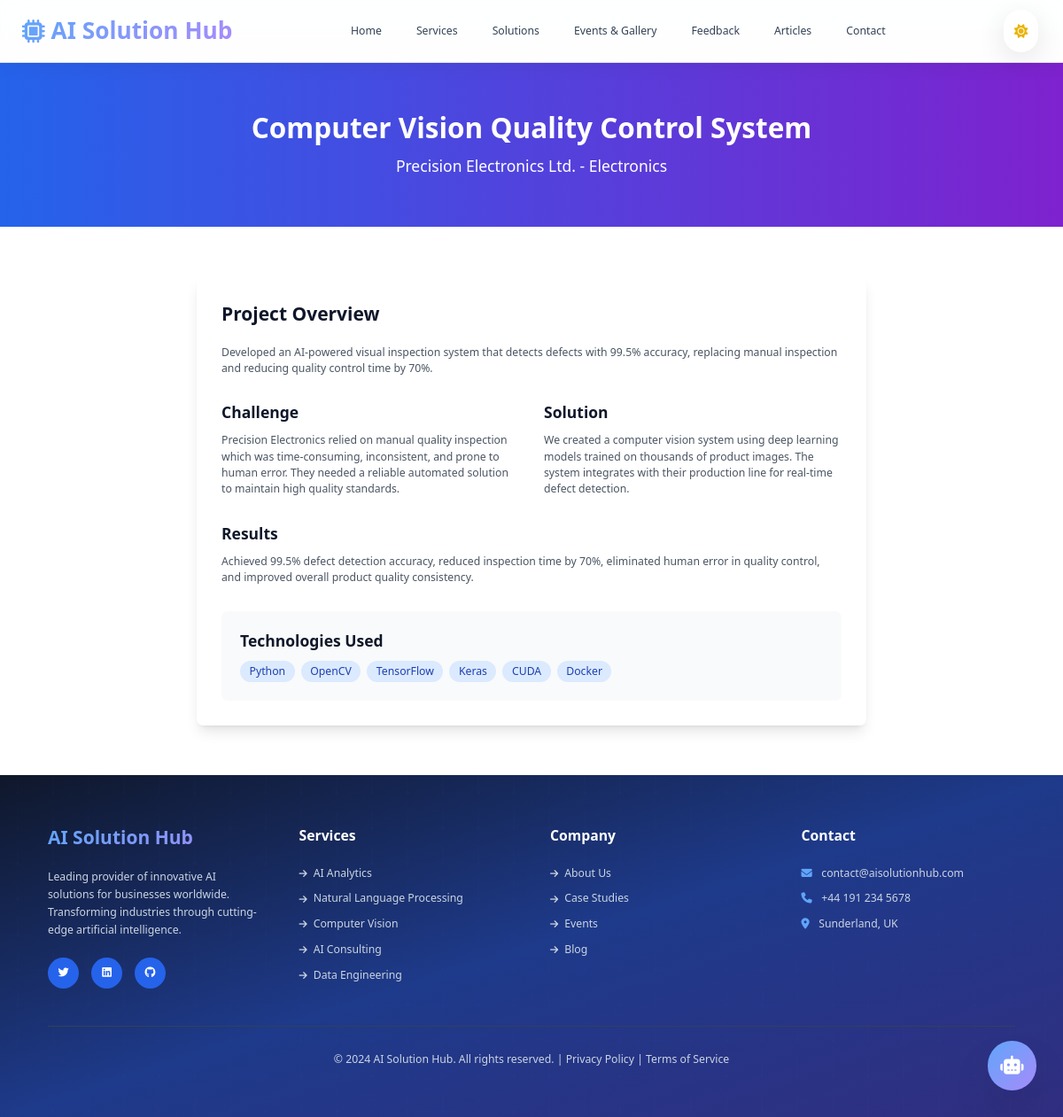
/past-solutions/25d80308-028f-4948-8530-66506110e6a5/, run on the app's committed database.
### Ai_SolutionApp/models.py (models this page shows, shortened)
class PastSolution(models.Model):
    id = models.UUIDField(primary_key=True, default=uuid.uuid4, editable=False)
    title = models.CharField(max_length=200)
    client_name = models.CharField(max_length=100)
    industry = models.CharField(max_length=100)
    description = models.TextField()
    challenge = models.TextField()
    solution = models.TextField()
    results = models.TextField()
    image = OptimizedImageField(upload_to='solutions/', blank=True, null=True)
    image_url = models.URLField(blank=True, null=True, help_text="External image URL as alternative to uploaded image")
    technologies_used = models.JSONField(default=list)
    completion_date = models.DateField()
    is_featured = models.BooleanField(default=False)
    created_at = models.DateTimeField(auto_now_add=True)
    class Meta:
        ordering = ['-completion_date']
        verbose_name = 'Past Solution'
        verbose_name_plural = 'Past Solutions'

### Ai_SolutionApp/views.py (the view)
# urls.py: path('past-solutions/<uuid:solution_id>/', views.solution_detail, name='solution_detail'),
def solution_detail(request, solution_id):
    solution = get_object_or_404(PastSolution, id=solution_id)
    related_solutions = PastSolution.objects.filter(
        industry=solution.industry
    ).exclude(id=solution.id)[:3]
    context = {
        'solution': solution,
        'related_solutions': related_solutions,
        'site_settings': SiteSettings.get_settings(),
    }
    return render(request, 'ai_solution_app/solution_detail.html', context)

### Ai_SolutionApp/models.py (called while the page is built)
    @classmethod
    def get_settings(cls):
        obj, created = cls.objects.get_or_create(pk=cls.objects.first().pk if cls.objects.exists() else None)
        return obj

### Ai_SolutionApp/templates/ai_solution_app/solution_detail.html (shortened to what this page needs)
{% extends 'ai_solution_app/base.html' %}
{% block content %}
<section class="bg-gradient-to-r from-blue-600 to-purple-700 text-white py-16">
    <div class="max-w-7xl mx-auto px-4 text-center">
        <h1 class="text-4xl font-bold mb-4">{{ solution.title }}</h1>
        <p class="text-xl">{{ solution.client_name }} - {{ solution.industry }}</p>
    </div>
</section>
<section class="py-16 bg-white">
    <div class="max-w-4xl mx-auto px-4">
        <div class="bg-white rounded-lg shadow-lg p-8">
            <h2 class="text-2xl font-bold mb-6">Project Overview</h2>
            <p class="text-gray-600 mb-8">{{ solution.description }}</p>
            <div class="grid grid-cols-1 md:grid-cols-2 gap-8 mb-8">
                <div>
                    <h3 class="text-xl font-semibold mb-3">Challenge</h3>
                    <p class="text-gray-600">{{ solution.challenge }}</p>
                </div>
                <div>
                    <h3 class="text-xl font-semibold mb-3">Solution</h3>
                    <p class="text-gray-600">{{ solution.solution }}</p>
                </div>
            </div>
            <div class="mb-8">
                <h3 class="text-xl font-semibold mb-3">Results</h3>
                <p class="text-gray-600">{{ solution.results }}</p>
            </div>
            <div class="bg-gray-50 p-6 rounded-lg">
                <h3 class="text-xl font-semibold mb-3">Technologies Used</h3>
                <div class="flex flex-wrap gap-2">
                    {% for tech in solution.technologies_used %}
                    <span class="bg-blue-100 text-blue-800 px-3 py-1 rounded-full text-sm">{{ tech }}</span>
                    {% endfor %}
                </div>
            </div>
        </div>
    </div>
</section>
{% endblock %}

### Ai_SolutionApp/templates/ai_solution_app/base.html (style rules this page uses)
.theme-transition { transition: all 0.4s cubic-bezier(0.4, 0, 0.2, 1); }
:root { --primary: #2563eb; --secondary: #7c3aed; --accent: #0891b2; --bg: #f8fafc; --card: #ffffff; --text: #0f172a; --text-secondary: #334155; --border: #e2e8f0; --hover: #e2e8f0; --success: #10b981; --warning: #f59e0b; --info: #06b6d4; --gradient: linear-gradient(135deg, #60a5fa 0%, #a78bfa 100%); --hero-bg: linear-gradient(135deg, #e2e8f0 0%, #f1f5f9 50%, #ffffff 100%); }
html { font-size: 14px; -webkit-text-size-adjust: 100%; text-size-adjust: 100%; }
body { font-size: 0.875rem; line-height: 1.5; background: var(--bg); color: var(--text); }
h1 { font-size: 2.5rem; }
h2 { font-size: 2rem; }
h3 { font-size: 1.5rem; }
.text-sm { font-size: 0.875rem; }
.text-xl { font-size: 1.25rem; }
.text-2xl { font-size: 1.5rem; }
.text-4xl { font-size: 2.25rem; }
html { scroll-behavior: smooth; }
@media screen and (prefers-reduced-motion: no-preference) { html { scroll-behavior: smooth; } }

### data on the page
PastSolution: title "Computer Vision Quality Control System", client_name "Precision Electronics Ltd.", industry "Electronics", description "Developed an AI-powered visual inspection system that detects defects with 99.5% accuracy, replacing manual inspection and reducing quality control time by 70%.", challenge "Precision Electronics relied on manual quality inspection which was time-consuming, inconsistent, and prone to human error. They needed a reliable automated solution to maintain high quality standards.", solution "We created a computer vision system using deep learning models trained on thousands of product images. The system integrates with their production line for real-time defect detection.", results "Achieved 99.5% defect detection accuracy, reduced inspection time by 70%, eliminated human error in quality control, and improved overall product quality consistency."

### other printed values
{{ tech }} "Python" "OpenCV" "TensorFlow" "Keras" "CUDA" "Docker"
